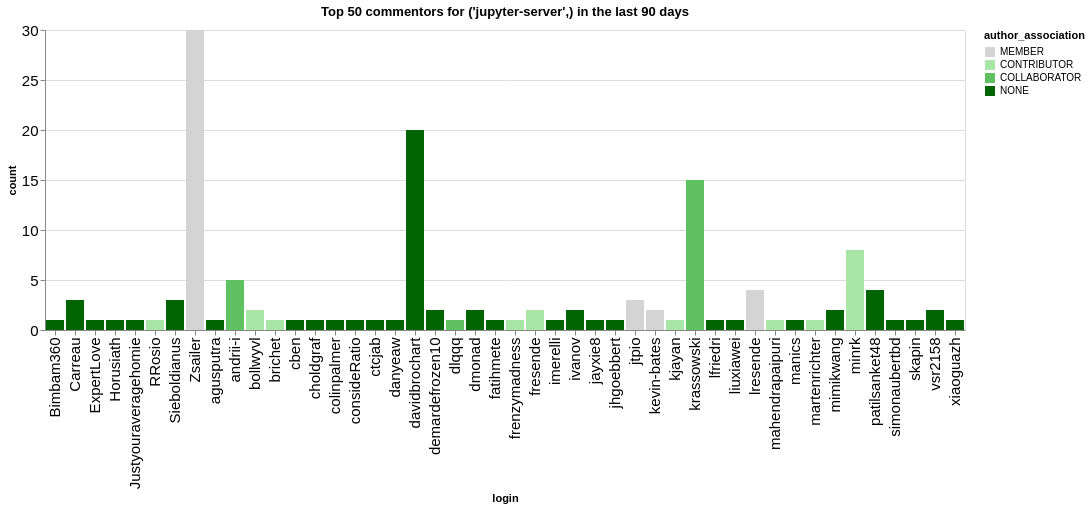

Notebook cell for this chart:
### Code cell
n_plot = 50
charts = []
for ii, (iorg, idata) in enumerate(commentors.groupby(['org'])):
    title = f"Top {n_plot} commentors for {iorg} in the last {n_days} days"
    idata = idata.groupby('login', as_index=False).agg({'count': 'sum', 'author_association': 'first'})
    idata = idata.sort_values('count', ascending=False).head(n_plot)
    ch = alt.Chart(data=idata.head(n_plot), title=title).mark_bar().encode(
        x='login',
        y='count',
        color=alt.Color('author_association', scale=alt.Scale(domain=author_types, range=author_colors))
    )
    charts.append(ch)
alt.hconcat(*charts)

### Figure 1 — Vega-Lite specification as saved in the notebook (floating-point values rounded to 4 significant figures)
{"config": {"axisLeft": {"labelFontSize": 15}, "axisBottom": {"labelFontSize": 15}}, "hconcat": [{"mark": {"type": "bar"}, "encoding": {"color": {"field": "author_association", "scale": {"domain": ["MEMBER", "CONTRIBUTOR", "COLLABORATOR", "NONE"], "range": ["rgb(211.82745098039214, 211.82745098039214, 211.82745098039214)", "rgb(166.98562091503268, 229.89803921568628, 166.98562091503268)", "rgb(96.37647058823529, 192.75294117647059, 96.37647058823529)", "rgb(0.0, 100.3921568627451, 0.0)"]}, "type": "nominal"}, "x": {"field": "login", "type": "nominal"}, "y": {"field": "count", "type": "quantitative"}}, "title": "Top 50 commentors for ('jupyter-server',) in the last 90 days"}], "data": {"name": "data-cab4e0cd069071bfd40bbb684f2b20d6"}, "$schema": "https://vega.github.io/schema/vega-lite/v5.20.1.json", "datasets": {"data-cab4e0cd069071bfd40bbb684f2b20d6": [{"login": "Zsailer", "count": 30, "author_association": "MEMBER"}, {"login": "davidbrochart", "count": 20, "author_association": "NONE"}, {"login": "krassowski", "count": 15, "author_association": "COLLABORATOR"}, {"login": "minrk", "count": 8, "author_association": "CONTRIBUTOR"}, {"login": "andrii-i", "count": 5, "author_association": "COLLABORATOR"}, {"login": "patilsanket48", "count": 4, "author_association": "NONE"}, {"login": "lresende", "count": 4, "author_association": "MEMBER"}, {"login": "Carreau", "count": 3, "author_association": "NONE"}, {"login": "jtpio", "count": 3, "author_association": "MEMBER"}, {"login": "Sieboldianus", "count": 3, "author_association": "NONE"}, {"login": "demardefrozen10", "count": 2, "author_association": "NONE"}, {"login": "dmonad", "count": 2, "author_association": "NONE"}, {"login": "bollwyvl", "count": 2, "author_association": "CONTRIBUTOR"}, {"login": "fresende", "count": 2, "author_association": "CONTRIBUTOR"}, {"login": "ivanov", "count": 2, "author_association": "NONE"}, {"login": "kevin-bates", "count": 2, "author_association": "MEMBER"}, {"login": "mimikwang", "count": 2, "author_association": "NONE"}, {"login": "vsr2158", "count": 2, "author_association": "NONE"}, {"login": "choldgraf", "count": 1, "author_association": "NONE"}, {"login": "Horusiath", "count": 1, "author_association": "NONE"}, {"login": "Justyouraveragehomie", "count": 1, "author_association": "NONE"}, {"login": "RRosio", "count": 1, "author_association": "CONTRIBUTOR"}, {"login": "Bimbam360", "count": 1, "author_association": "NONE"}, {"login": "cben", "count": 1, "author_association": "NONE"}, {"login": "brichet", "count": 1, "author_association": "CONTRIBUTOR"}, {"login": "agusputra", "count": 1, "author_association": "NONE"}, {"login": "ExpertLove", "count": 1, "author_association": "NONE"}, {"login": "dlqqq", "count": 1, "author_association": "COLLABORATOR"}, {"login": "danyeaw", "count": 1, "author_association": "NONE"}, {"login": "colinpalmer", "count": 1, "author_association": "NONE"}, {"login": "jhgoebbert", "count": 1, "author_association": "NONE"}, {"login": "jayxie8", "count": 1, "author_association": "NONE"}, {"login": "frenzymadness", "count": 1, "author_association": "CONTRIBUTOR"}, {"login": "imerelli", "count": 1, "author_association": "NONE"}, {"login": "fatihmete", "count": 1, "author_association": "NONE"}, {"login": "ctcjab", "count": 1, "author_association": "NONE"}, {"login": "consideRatio", "count": 1, "author_association": "NONE"}, {"login": "kjayan", "count": 1, "author_association": "CONTRIBUTOR"}, {"login": "manics", "count": 1, "author_association": "NONE"}, {"login": "mahendrapaipuri", "count": 1, "author_association": "CONTRIBUTOR"}, {"login": "liuxiawei", "count": 1, "author_association": "NONE"}, {"login": "lfriedri", "count": 1, "author_association": "NONE"}, {"login": "martenrichter", "count": 1, "author_association": "CONTRIBUTOR"}, {"login": "simonaubertbd", "count": 1, "author_association": "NONE"}, {"login": "skapin", "count": 1, "author_association": "NONE"}, {"login": "xiaoguazh", "count": 1, "author_association": "NONE"}]}}
